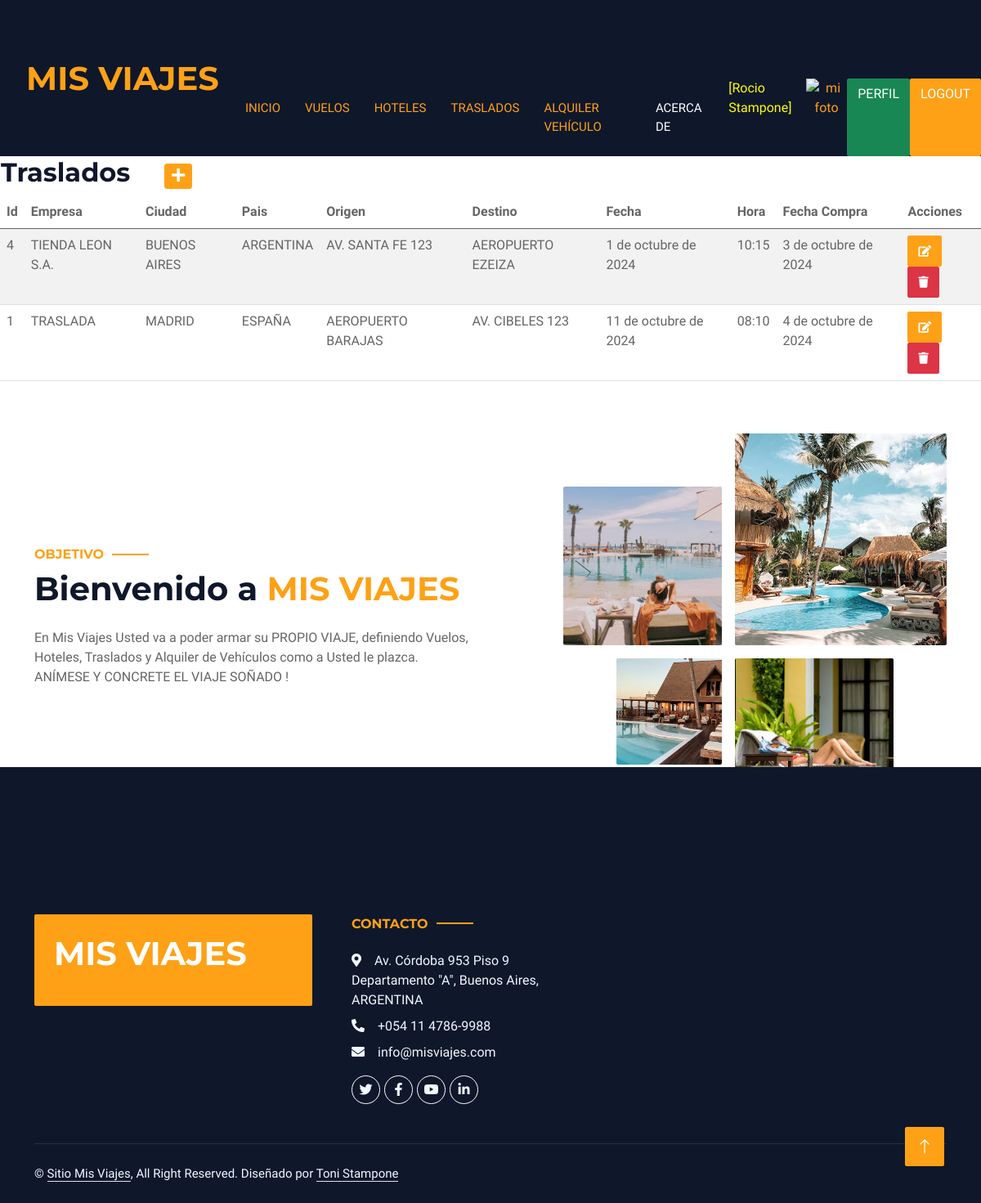
The app's page /traslados/ (signed in) with its own data.
### misrubros/models.py (models this page shows, shortened)
class Traslado(models.Model):
    nombre        = models.CharField(max_length=50)
    ciudad        = models.CharField(max_length=50)
    pais          = models.CharField(max_length=50)
    origen        = models.CharField(max_length=50)
    destino       = models.CharField(max_length=50)
    fecha         = models.DateField()
    hora          = models.CharField(max_length=4)
    fecha_compra  = models.DateField()
    class Meta:
        verbose_name = "Traslado"
        verbose_name_plural = "Traslados"
        ordering = ["nombre"]

### misrubros/views.py (the view)
# urls.py: path('traslados/', traslados, name="traslados"),
@login_required
def traslados(request):
    contexto = {"traslados": Traslado.objects.all()}
    return render(request, "misrubros/traslados.html", contexto)

### misrubros/templates/misrubros/traslados.html
{% extends "misrubros/index.html" %}
{% block titulo %}
<h1 class="mb-5">Traslados</h1>
{% endblock titulo %}
{% block contenido %}
<table>
    <tr>
        <td width="200"><h2>Traslados</h2></td>
        <td>
            <a
            href="{% url 'trasladoForm' %}"
            class="btn btn-primary btn-sm"
            ><i class="fa fa-plus fa-lg" title="Crear"> </i>
            </a>
        </td>
    </tr>
</table>
<table class="table table-striped">
    <thead>
        <tr>
            <th>Id</th>
            <th>Empresa</th>
            <th>Ciudad</th>
            <th>Pais</th>
            <th>Origen</th>
            <th>Destino</th>
            <th>Fecha</th>
            <th>Hora</th>
            <th>Fecha Compra</th>
            <th>Acciones</th>
        </tr>
    </thead>
    <tbody>
    {% for c in traslados %}
        <tr>
            <td>{{ c.id }}</td>
            <td>{{ c.nombre }}</td>
            <td>{{ c.ciudad }}</td>
            <td>{{ c.pais }}</td>
            <td>{{ c.origen }}</td>
            <td>{{ c.destino }}</td>
            <td>{{ c.fecha }}</td>
            <td>{{ c.hora }}</td>
            <td>{{ c.fecha_compra }}</td>
            <td>
                <a
                  href="{% url 'trasladoUpdate' c.id %}"
                  class="btn btn-primary"
                  style="--bs-btn-padding-y: .25rem; --bs-btn-padding-x: .5rem; --bs-btn-font-size: .75rem;"
                  ><i class="fa fa-edit fa-sm" title="Edit Record"></i>
                </a>
                <a
                  href="{% url 'trasladoDelete' c.id %}"
                  class="btn btn-danger"
                  style="--bs-btn-padding-y: .25rem; --bs-btn-padding-x: .5rem; --bs-btn-font-size: .75rem;"
                  ><i class="fa fa-trash fa-sm" title="Delete Record"></i>
                </a>
            </td>
        </tr>
    {% endfor %}
    </tbody>
</table>
{% endblock contenido %}

### misrubros/templates/misrubros/index.html (shortened to what this page needs)
<!DOCTYPE html>
<html lang="en">
<head>
    {% load static %}
    <link href="https://cdnjs.cloudflare.com/ajax/libs/font-awesome/5.10.0/css/all.min.css" rel="stylesheet">
    <link href="https://cdn.jsdelivr.net/npm/bootstrap-icons@1.4.1/font/bootstrap-icons.css" rel="stylesheet">
    <link href="{% static 'lib/animate/animate.min.css' %}" rel="stylesheet">
    <link href="{% static 'lib/owlcarousel/assets/owl.carousel.min.css' %}" rel="stylesheet">
    <link href="{% static 'lib/tempusdominus/css/tempusdominus-bootstrap-4.min.css' %}" rel="stylesheet" />
    <link href="{% static 'css/bootstrap.min.css' %}" rel="stylesheet">
    <link href="{% static 'css/style.css' %}" rel="stylesheet">
</head>
<body>
    <div class="container-xxl bg-white p-0">
        <div class="container-fluid bg-dark px-0">
            <div class="row gx-0">
                <div class="col-lg-3 bg-dark d-none d-lg-block">
                    <a href="index.html" class="navbar-brand w-100 h-100 m-0 p-0 d-flex align-items-center justify-content-center">
                        <h1 class="m-0 text-primary text-uppercase">Mis Viajes</h1>
                    </a>
                </div>
                <div class="col-lg-9">
                    <header id = "masthead">
                        <div class = "container">
                        {% block titulo %}
                        {% endblock titulo %}
                    <nav class="navbar navbar-expand-lg bg-dark navbar-dark p-3 p-lg-0">
                        <div class="collapse navbar-collapse justify-content-between" id="navbarCollapse">
                            <div class="navbar-nav mr-auto py-0">
                                <a href="{% url 'comenzar' %}" class="nav-item nav-link active">Inicio</a>
                        {% if user.is_authenticated %}
                                <a href="{% url 'vuelos' %}" class="nav-item nav-link active">Vuelos</a>
                                <a href="{% url 'hoteles' %}" class="nav-item nav-link active">Hoteles</a>
                                <a href="{% url 'traslados' %}" class="nav-item nav-link active">Traslados</a>
                                <a href="{% url 'alquilerautos' %}" class="nav-item nav-link active">Alquiler Vehículo</a>
                                <a href="{% url 'acerca' %}" class="nav-item nav-link">Acerca de</a>
                                <p style="color:yellow"> [{{user.first_name}} {{user.last_name}}]</p>
                                <div class="text-center">
                                    <a href="{% url 'agregar_avatar' %}"><img src="{{ request.session.avatar }}" height="40px" weight="40px" alt="mi foto"></a>
                                </div>
                                <a class="btn btn-success" href="{% url 'perfil' %}">Perfil</a>
                                <a class="btn btn-primary" href="{% url 'logout' %}">Logout</a>
                        {% else %}
                                <a class="btn btn-primary" href="{% url 'login' %}">Login</a>
                                <a class="btn btn-success" href="{% url 'registro' %}">Registrate</a>
                        {% endif %}
                            </div>
                        </div>
                    </nav>
                    </header>
                </div>
            </div>
        </div>
        {% block contenido %}
        {% endblock contenido %}
        <div class="container-xxl py-5">
            <div class="container">
                <div class="row g-5 align-items-center">
                    <div class="col-lg-6">
                        <h6 class="section-title text-start text-primary text-uppercase">Objetivo</h6>
                        <h1 class="mb-4">Bienvenido a <span class="text-primary text-uppercase">Mis Viajes</span></h1>
                        <p class="mb-4">En Mis Viajes Usted va a poder armar su PROPIO VIAJE, definiendo Vuelos, Hoteles, Traslados y Alquiler de Vehículos como a Usted le plazca. ANÍMESE Y CONCRETE EL VIAJE SOÑADO !</p>
                    </div>
                    <div class="col-lg-6">
                        <div class="row g-3">
                            <div class="col-6 text-end">
                                <img class="img-fluid rounded w-75 wow zoomIn" data-wow-delay="0.1s" src="{% static 'img/about-1.jpg' %}" style="margin-top: 25%;">
                            </div>
                            <div class="col-6 text-start">
                                <img class="img-fluid rounded w-100 wow zoomIn" data-wow-delay="0.3s" src="{% static 'img/about-2.jpg' %}">
                            </div>
                            <div class="col-6 text-end">
                                <img class="img-fluid rounded w-50 wow zoomIn" data-wow-delay="0.5s" src="{% static 'img/about-3.jpg' %}">
                            </div>
                            <div class="col-6 text-start">
                                <img class="img-fluid rounded w-75 wow zoomIn" data-wow-delay="0.7s" src="{% static 'img/about-4.jpg' %}">
                            </div>
                        </div>
                    </div>
                </div>
            </div>
        </div>
        <div class="container-fluid bg-dark text-light footer wow fadeIn" data-wow-delay="0.1s">
            <div class="container pb-5">
                <div class="row g-5">
                    <div class="col-md-6 col-lg-4">
                        <div class="bg-primary rounded p-4">
                            <a href="index.html"><h1 class="text-white text-uppercase mb-3">Mis Viajes</h1></a>
                        </div>
                    </div>
                    <div class="col-md-6 col-lg-3">
                        <h6 class="section-title text-start text-primary text-uppercase mb-4">Contacto</h6>
                        <p class="mb-2"><i class="fa fa-map-marker-alt me-3"></i>Av. Córdoba 953 Piso 9 Departamento "A", Buenos Aires, ARGENTINA</p>
                        <p class="mb-2"><i class="fa fa-phone-alt me-3"></i>+054 11 4786-9988</p>
                        <p class="mb-2"><i class="fa fa-envelope me-3"></i>info@misviajes.com</p>
                        <div class="d-flex pt-2">
                            <a class="btn btn-outline-light btn-social" href=""><i class="fab fa-twitter"></i></a>
                            <a class="btn btn-outline-light btn-social" href=""><i class="fab fa-facebook-f"></i></a>
                            <a class="btn btn-outline-light btn-social" href=""><i class="fab fa-youtube"></i></a>
                            <a class="btn btn-outline-light btn-social" href=""><i class="fab fa-linkedin-in"></i></a>
                        </div>
                    </div>
                </div>
            </div>
            <div class="container">
                <div class="copyright">
                    <div class="row">
                        <div class="col-md-6 text-center text-md-start mb-3 mb-md-0">
                            &copy; <a class="border-bottom" href="#">Sitio Mis Viajes</a>, All Right Reserved.
							Diseñado por <a class="border-bottom" href="https://htmlcodex.com">Toni Stampone</a>
                        </div>
                    </div>
                </div>
            </div>
        </div>
        <a href="#" class="btn btn-lg btn-primary btn-lg-square back-to-top"><i class="bi bi-arrow-up"></i></a>
    </div>
</body>
</html>

### misrubros/static/css/style.css (style rules this page uses)
:root { --primary: #FEA116; --light: #F1F8FF; --dark: #0F172B; }
.back-to-top { position: fixed; display: none; right: 45px; bottom: 45px; z-index: 99; }
.btn { font-weight: 500; text-transform: uppercase; transition: .5s; }
.btn.btn-primary, .btn.btn-secondary { color: #FFFFFF; }
.btn-lg-square { width: 48px; height: 48px; }
.btn-square, .btn-sm-square, .btn-lg-square { padding: 0; display: flex; align-items: center; justify-content: center; font-weight: normal; border-radius: 2px; }
.navbar-dark .navbar-nav .nav-link { margin-right: 30px; padding: 25px 0; color: #FFFFFF; font-size: 15px; text-transform: uppercase; outline: none; }
.navbar-dark .navbar-nav .nav-link:hover, .navbar-dark .navbar-nav .nav-link.active { color: var(--primary); }
.section-title { position: relative; display: inline-block; }
.section-title::before { position: absolute; content: ""; width: 45px; height: 2px; top: 50%; left: -55px; margin-top: -1px; background: var(--primary); }
.section-title::after { position: absolute; content: ""; width: 45px; height: 2px; top: 50%; right: -55px; margin-top: -1px; background: var(--primary); }
.section-title.text-start::before, .section-title.text-end::after { display: none; }
.footer { position: relative; margin-top: -110px; padding-top: 180px; }
.footer .btn.btn-social { margin-right: 5px; width: 35px; height: 35px; display: flex; align-items: center; justify-content: center; color: var(--light); border: 1px solid #FFFFFF; border-radius: 35px; transition: .3s; }
.footer .copyright { padding: 25px 0; font-size: 15px; border-top: 1px solid rgba(256, 256, 256, .1); }
.footer .copyright a { color: var(--light); }

### records on screen
Traslado: id "4", nombre "TIENDA LEON S.A.", ciudad "BUENOS AIRES", pais "ARGENTINA", origen "AV. SANTA FE 123", destino "AEROPUERTO EZEIZA", fecha "1 de octubre de 2024", hora "10:15", fecha_compra "3 de octubre de 2024"
Traslado: id "1", nombre "TRASLADA", ciudad "MADRID", pais "ESPAÑA", origen "AEROPUERTO BARAJAS", destino "AV. CIBELES 123", fecha "11 de octubre de 2024", hora "08:10", fecha_compra "4 de octubre de 2024"

### other values on screen
{{ user.first_name }} "Rocio"
{{ user.last_name }} "Stampone"
